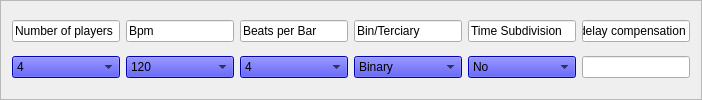
         <widget class="QFrame" name="frame_2">
          <property name="styleSheet">
           <string notr="true">#frame_2{

border: 2px solid black;
}

QComboBox { background-color: blue; }</string>
          </property>
          <property name="frameShape">
           <enum>QFrame::StyledPanel</enum>
          </property>
          <property name="frameShadow">
           <enum>QFrame::Raised</enum>
          </property>
          <layout class="QHBoxLayout" name="horizontalLayout">
           <item>
            <layout class="QVBoxLayout" name="verticalLayout_6">
             <item>
              <widget class="QLineEdit" name="nbPlayersQ">
               <property name="sizePolicy">
                <sizepolicy hsizetype="Preferred" vsizetype="Fixed">
                 <horstretch>0</horstretch>
                 <verstretch>0</verstretch>
                </sizepolicy>
               </property>
               <property name="text">
                <string>Number of players</string>
               </property>
               <property name="readOnly">
                <bool>true</bool>
               </property>
              </widget>
             </item>
             <item>
              <widget class="QComboBox" name="nbPlayersA">
               <property name="sizePolicy">
                <sizepolicy hsizetype="Preferred" vsizetype="Fixed">
                 <horstretch>0</horstretch>
                 <verstretch>0</verstretch>
                </sizepolicy>
               </property>
               <property name="currentIndex">
                <number>2</number>
               </property>
               <item>
                <property name="text">
                 <string>2</string>
                </property>
               </item>
               <item>
                <property name="text">
                 <string>3</string>
                </property>
               </item>
               <item>
                <property name="text">
                 <string>4</string>
                </property>
               </item>
               <item>
                <property name="text">
                 <string>5</string>
                </property>
               </item>
              </widget>
             </item>
            </layout>
           </item>
           <item>
            <layout class="QVBoxLayout" name="verticalLayout_7">
             <item>
              <widget class="QLineEdit" name="bpmQ">
               <property name="sizePolicy">
                <sizepolicy hsizetype="Preferred" vsizetype="Fixed">
                 <horstretch>0</horstretch>
                 <verstretch>0</verstretch>
                </sizepolicy>
               </property>
               <property name="text">
                <string>Bpm</string>
               </property>
               <property name="readOnly">
                <bool>true</bool>
               </property>
              </widget>
             </item>
             <item>
              <widget class="QComboBox" name="bpmA">
               <property name="sizePolicy">
                <sizepolicy hsizetype="Preferred" vsizetype="Fixed">
                 <horstretch>0</horstretch>
                 <verstretch>0</verstretch>
                </sizepolicy>
               </property>
               <property name="currentIndex">
                <number>8</number>
               </property>
               <item>
                <property name="text">
                 <string>40</string>
                </property>
               </item>
               <item>
                <property name="text">
                 <string>50</string>
                </property>
               </item>
               <item>
                <property name="text">
                 <string>60</string>
                </property>
               </item>
               <item>
                <property name="text">
                 <string>70</string>
                </property>
               </item>
               <item>
                <property name="text">
                 <string>80</string>
                </property>
               </item>
               <item>
                <property name="text">
                 <string>90</string>
                </property>
               </item>
               <item>
                <property name="text">
                 <string>100</string>
                </property>
               </item>
               <item>
                <property name="text">
                 <string>110</string>
                </property>
               </item>
               <item>
                <property name="text">
                 <string>120</string>
                </property>
               </item>
               <item>
                <property name="text">
                 <string>130</string>
                </property>
               </item>
               <item>
                <property name="text">
                 <string>140</string>
                </property>
               </item>
               <item>
                <property name="text">
                 <string>150</string>
                </property>
               </item>
               <item>
                <property name="text">
                 <string>160</string>
                </property>
               </item>
               <item>
                <property name="text">
                 <string>170</string>
                </property>
               </item>
               <item>
                <property name="text">
                 <string>180</string>
                </property>
               </item>
               <item>
                <property name="text">
                 <string>190</string>
                </property>
               </item>
               <item>
                <property name="text">
                 <string>200</string>
                </property>
               </item>
               <item>
                <property name="text">
                 <string>220</string>
                </property>
               </item>
              </widget>
             </item>
            </layout>
           </item>
           <item>
            <layout class="QVBoxLayout" name="verticalLayout_8">
             <item>
              <widget class="QLineEdit" name="beatsQ">
               <property name="sizePolicy">
                <sizepolicy hsizetype="Preferred" vsizetype="Fixed">
                 <horstretch>0</horstretch>
                 <verstretch>0</verstretch>
                </sizepolicy>
               </property>
               <property name="text">
                <string>Beats per Bar</string>
               </property>
               <property name="readOnly">
                <bool>true</bool>
               </property>
              </widget>
             </item>
             <item>
              <widget class="QComboBox" name="beatsA">
               <property name="sizePolicy">
                <sizepolicy hsizetype="Preferred" vsizetype="Fixed">
                 <horstretch>0</horstretch>
                 <verstretch>0</verstretch>
                </sizepolicy>
               </property>
               <property name="currentIndex">
                <number>3</number>
               </property>
               <item>
                <property name="text">
                 <string>1</string>
                </property>
               </item>
               <item>
                <property name="text">
                 <string>2</string>
                </property>
               </item>
               <item>
                <property name="text">
                 <string>3</string>
                </property>
               </item>
               <item>
                <property name="text">
                 <string>4</string>
                </property>
               </item>
               <item>
                <property name="text">
                 <string>5</string>
                </property>
               </item>
               <item>
                <property name="text">
                 <string>6</string>
                </property>
               </item>
               <item>
                <property name="text">
                 <string>7</string>
                </property>
               </item>
               <item>
                <property name="text">
                 <string>8</string>
                </property>
               </item>
              </widget>
             </item>
            </layout>
           </item>
           <item>
            <layout class="QVBoxLayout" name="verticalLayout_18">
             <item>
              <widget class="QLineEdit" name="lineEdit_2">
               <property name="text">
                <string>Bin/Terciary</string>
               </property>
               <property name="readOnly">
                <bool>true</bool>
               </property>
              </widget>
             </item>
             <item>
              <widget class="QComboBox" name="isBinary">
               <item>
                <property name="text">
                 <string>Binary</string>
                </property>
               </item>
               <item>
                <property name="text">
                 <string>Terciary</string>
                </property>
               </item>
              </widget>
             </item>
            </layout>
           </item>
           <item>
            <layout class="QVBoxLayout" name="verticalLayout_19">
             <item>
              <widget class="QLineEdit" name="lineEdit_4">
               <property name="text">
                <string>Time Subdivision</string>
               </property>
               <property name="readOnly">
                <bool>true</bool>
               </property>
              </widget>
             </item>
             <item>
              <widget class="QComboBox" name="timeSubdivisionA">
               <item>
                <property name="text">
                 <string>No</string>
                </property>
               </item>
               <item>
                <property name="text">
                 <string>Yes</string>
                </property>
               </item>
              </widget>
             </item>
            </layout>
           </item>
           <item>
            <layout class="QVBoxLayout" name="verticalLayout_10">
             <item>
              <widget class="QLineEdit" name="delayCompensationQ">
               <property name="sizePolicy">
                <sizepolicy hsizetype="Preferred" vsizetype="Fixed">
                 <horstretch>0</horstretch>
                 <verstretch>0</verstretch>
                </sizepolicy>
               </property>
               <property name="text">
                <string>delay compensation</string>
               </property>
               <property name="readOnly">
                <bool>true</bool>
               </property>
              </widget>
             </item>
             <item>
              <widget class="QLineEdit" name="delayCompensationA"/>
             </item>
            </layout>
           </item>
          </layout>
         </widget>
